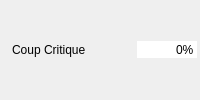
       <widget class="QWidget" name="widget_cc" native="true">
        <property name="minimumSize">
         <size>
          <width>200</width>
          <height>26</height>
         </size>
        </property>
        <layout class="QHBoxLayout" name="horizontalLayout_3">
         <property name="spacing">
          <number>2</number>
         </property>
         <property name="leftMargin">
          <number>3</number>
         </property>
         <property name="topMargin">
          <number>3</number>
         </property>
         <property name="rightMargin">
          <number>3</number>
         </property>
         <property name="bottomMargin">
          <number>3</number>
         </property>
         <item>
          <widget class="QLabel" name="label_5">
           <property name="text">
            <string/>
           </property>
           <property name="pixmap">
            <pixmap resource="../images/images.qrc">:/Aptitudes/critique.png</pixmap>
           </property>
          </widget>
         </item>
         <item>
          <widget class="QLabel" name="label_cc">
           <property name="text">
            <string>Coup Critique</string>
           </property>
          </widget>
         </item>
         <item>
          <spacer name="horizontalSpacer_4">
           <property name="orientation">
            <enum>Qt::Horizontal</enum>
           </property>
           <property name="sizeHint" stdset="0">
            <size>
             <width>37</width>
             <height>12</height>
            </size>
           </property>
          </spacer>
         </item>
         <item>
          <widget class="QSpinBox" name="sp_cc">
           <property name="focusPolicy">
            <enum>Qt::NoFocus</enum>
           </property>
           <property name="autoFillBackground">
            <bool>true</bool>
           </property>
           <property name="frame">
            <bool>false</bool>
           </property>
           <property name="alignment">
            <set>Qt::AlignRight|Qt::AlignTrailing|Qt::AlignVCenter</set>
           </property>
           <property name="buttonSymbols">
            <enum>QAbstractSpinBox::NoButtons</enum>
           </property>
           <property name="suffix">
            <string>%</string>
           </property>
           <property name="minimum">
            <number>-999999</number>
           </property>
           <property name="maximum">
            <number>9999999</number>
           </property>
           <property name="stepType">
            <enum>QAbstractSpinBox::DefaultStepType</enum>
           </property>
          </widget>
         </item>
        </layout>
       </widget>
